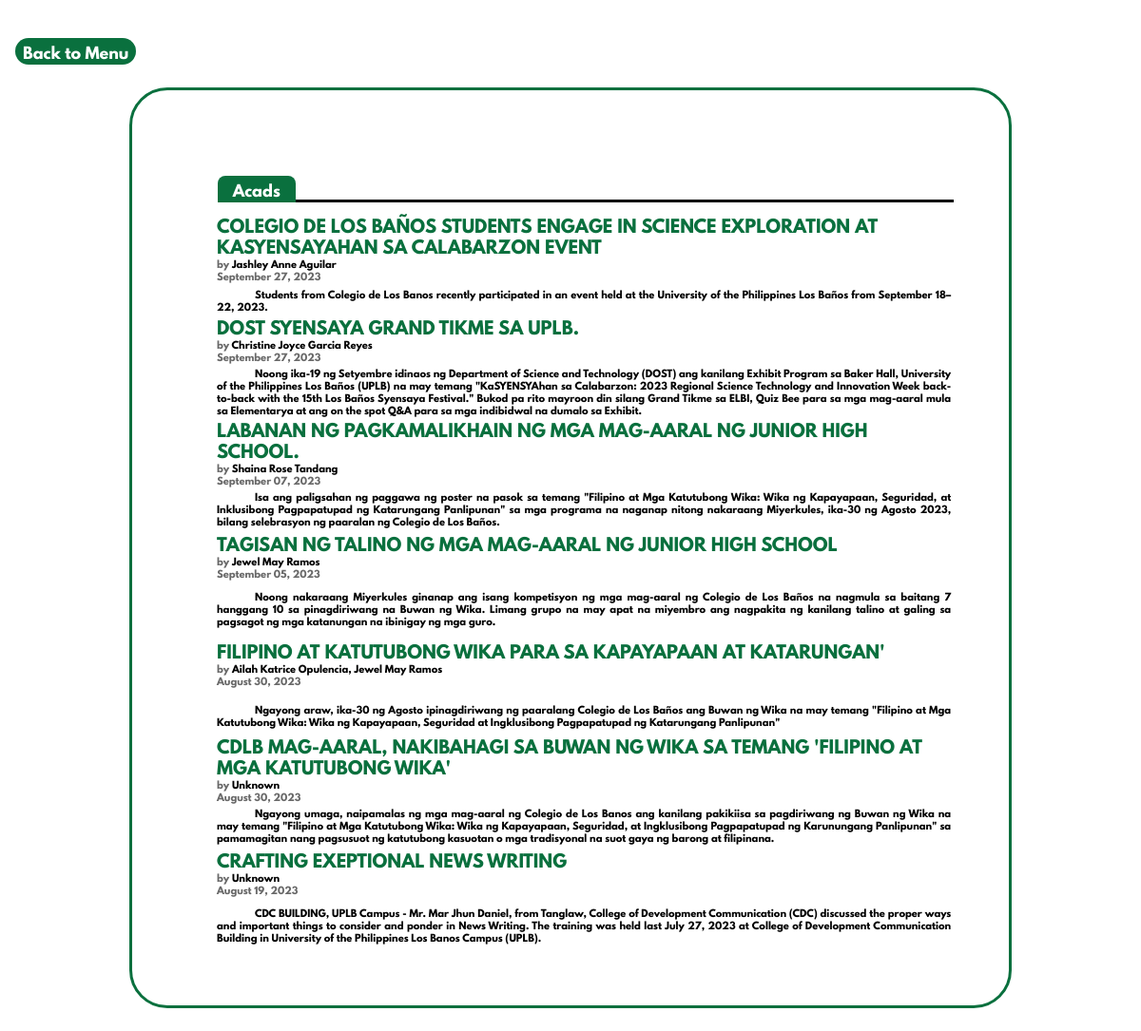
The app's page /CategoryArticles.php?category=Acads with its own data.
### tables this page shows
CREATE TABLE `upload` (
  `ID` int(11) NOT NULL,
  `Headline` varchar(200) NOT NULL,
  `Author` varchar(200) NOT NULL,
  `Category` enum('Acads','News','Sports','Events') NOT NULL,
  `Date_Published` date NOT NULL,
  `First_Paragraph` varchar(1000) NOT NULL,
  `Second_Paragraph` varchar(1000) DEFAULT NULL,
  `Third_Paragraph` varchar(1000) DEFAULT NULL,
  `Fourth_Paragraph` varchar(1000) DEFAULT NULL,
  `Fifth_Paragraph` varchar(1000) DEFAULT NULL,
  `Sixth_Paragraph` varchar(1000) DEFAULT NULL,
  `Seventh_Paragraph` varchar(1000) DEFAULT NULL,
  `Eighth_Paragraph` varchar(1000) DEFAULT NULL,
  `filename` varchar(100) NOT NULL
);

### CategoryArticles.php (the view, shortened to what this page needs)
<?php
include 'PHP/Connect.php';
if(isset($_GET['category'])) {
    $category = $_GET['category'];
?>
<!DOCTYPE html>
<html lang="en">
<head>
    <link rel="stylesheet" href="styles/Backgrond.css">
    <link rel="stylesheet" href="styles/Styles.css">
    <link rel="stylesheet" href="styles/menu.css">
</head>
<body>
    <a href="menu.php">
        <div class="back">
            Back to Menu
        </div>
    </a>
    <div class="container">
        <div class="container2">
            <div class="flex">
                <div class="header" id="LATESTNEWS"><a href="menu.php"><?php echo $category; ?></a></div>
                <div id="line"></div>
            </div>
            <div class="artlnk"></div>
            <?php
                $sql = "SELECT * FROM `upload` WHERE Category = ? ORDER BY Date_Published DESC LIMIT 10";
                $stmt = mysqli_prepare($conn, $sql);
                mysqli_stmt_bind_param($stmt, "s", $category);
                mysqli_stmt_execute($stmt);
                $result = mysqli_stmt_get_result($stmt);
                if(mysqli_num_rows($result) > 0) {
                    echo "<table>";
                    while($row_news = mysqli_fetch_assoc($result)) {
                        echo "<tr>";
                            echo "<td rowspan='2' class='img-cptn'></td>";
                            echo "<td>
                                    <a class='cptn' href='article.php?UploadID=" . $row_news['ID'] . "'>" . $row_news['Headline'] . "</a><br>
                                    <div class='details'> by <a href='Profile.php?author=" . $row_news['Author'] . "'>" . $row_news['Author'] . "</a> <br> " . date('F d, Y', strtotime($row_news['Date_Published'])) . "</div>
                                </td>";
                        echo "</tr>";
                        echo "<tr>";
                            echo "<td class='cptn2'>" . $row_news['First_Paragraph'] . "</td>";
                        echo "</tr>";
                    }
                    echo "</table>";
                } else {
                    echo "No records found";
                }
            ?>
        </div>
    </div>
</body>
</html>
<?php
} else {
    echo "Category parameter not set";
}
?>

### styles/Backgrond.css (style rules this page uses)
body { background-position:absolute; background-attachment: fixed; background-image: url(Background.webp); background-size: cover; animation: bg 500s infinite linear; }

### styles/Styles.css (style rules this page uses)
* { font-family: 'League'; }
body { margin: 0; padding: 0; }
a { text-decoration: none; }

### styles/menu.css (style rules this page uses)
.container { display: flex; margin: 0 auto; margin-top: 0; justify-content: center; padding: 2%; }
.header { margin-left:4vh; margin-top:4vh; padding-left: 2vh; padding-right: 2vh; padding-top: 1vh; background-color: #0A703E; height: fit-content; width: fit-content; border-radius: 1vh 1vh 0 0; color: white; }
.header a { color: white; }
.flex { display: flex; }
#line { width: 100%; border-bottom: solid 0.4vh #000000; left: 28vh; }
.artlnk { padding-top:1.5% ; padding-left: 3%; width: 100%; }
.img-cptn { width: 15vh; height: 13vh; }
.cptn { width: 100vh; height: 10px; font-size: 18px; text-transform: uppercase; color: #0A703E; }
.cptn2 { width: 114vh; height: auto; font-size: 13px; text-align: justify; text-justify: inter-word; text-indent: 5vh; }
.details { color: #696969; font-size: 10px; font-weight: lighter; }
a { color: #000000; }
table { margin-left: 3%; }
.container2 { margin: 0 auto; justify-content: center; padding: 5%; display: block; background-color: rgb(255, 255, 255, 0.75); border: 0.4vh #0A703E solid; border-radius: 5vh; height: auto; width: 70%; }
.container2 #line { width:100%; border-bottom: solid 0.4vh #000000; left: 28vh; }
.container2 .cptn2 { width: 100%; height: auto; font-size: 10px; text-align: justify; text-justify: inter-word; text-indent: 5vh; }
.back { background-color: #0A703E; padding: 1vh; padding-bottom: 0; color: #ffffff; border: #000000; border-radius: 2vh; width: max-content; margin: 2vh; margin-top: 5vh; margin-bottom: 0; transition: ease 0.3s; }

### records on screen
upload: Headline "COLEGIO DE LOS BAÑOS STUDENTS ENGAGE IN SCIENCE EXPLORATION AT KASYENSAYAHAN SA CALABARZON EVENT", Author "Jashley Anne Aguilar", Date_Published "September 27, 2023", First_Paragraph "Students from Colegio de Los Banos recently participated in an event held at the University of the Philippines Los Baños from September 18–22, 2023."
upload: Headline "DOST SYENSAYA GRAND TIKME SA UPLB.", Author "Christine Joyce Garcia Reyes", Date_Published "September 27, 2023", First_Paragraph "Noong ika-19 ng Setyembre idinaos ng Department of Science and Technology (DOST) ang kanilang Exhibit Program sa Baker Hall, University of the Philippines Los Baños (UPLB) na may temang \"KaSYENSYAhan sa Calabarzon: 2023 Regional Science Technology and Innovation Week back-to-back with the 15th Los Baños Syensaya Festival.\" Bukod pa rito mayroon din silang Grand Tikme sa ELBI, Quiz Bee para sa mga mag-aaral mula sa Elementarya at ang on the spot Q&A para sa mga indibidwal na dumalo sa Exhibit."
upload: Headline "LABANAN NG PAGKAMALIKHAIN NG MGA MAG-AARAL NG JUNIOR HIGH SCHOOL.", Author "Shaina Rose Tandang", Date_Published "September 07, 2023", First_Paragraph "Isa ang paligsahan ng paggawa ng poster na pasok sa temang \"Filipino at Mga Katutubong Wika: Wika ng Kapayapaan, Seguridad, at Inklusibong Pagpapatupad ng Katarungang Panlipunan\" sa mga programa na naganap nitong nakaraang Miyerkules, ika-30 ng Agosto 2023, bilang selebrasyon ng paaralan ng Colegio de Los Baños."
upload: Headline "TAGISAN NG TALINO NG MGA MAG-AARAL NG JUNIOR HIGH SCHOOL", Author "Jewel May Ramos", Date_Published "September 05, 2023", First_Paragraph "Noong nakaraang Miyerkules ginanap ang isang kompetisyon ng mga mag-aaral ng Colegio de Los Baños na nagmula sa baitang 7 hanggang 10 sa pinagdiriwang na Buwan ng Wika. Limang grupo na may apat na miyembro ang nagpakita ng kanilang talino at galing sa pagsagot ng mga katanungan na ibinigay ng mga guro."
upload: Headline "FILIPINO AT KATUTUBONG WIKA PARA SA KAPAYAPAAN AT KATARUNGAN'", Author "Ailah Katrice Opulencia, Jewel May Ramos", Date_Published "August 30, 2023", First_Paragraph "Ngayong araw, ika-30 ng Agosto ipinagdiriwang ng paaralang Colegio de Los Baños ang Buwan ng Wika na may temang \"Filipino at Mga Katutubong Wika: Wika ng Kapayapaan, Seguridad at Ingklusibong Pagpapatupad ng Katarungang Panlipunan\""
upload: Headline "CDLB MAG-AARAL, NAKIBAHAGI SA BUWAN NG WIKA SA TEMANG 'FILIPINO AT MGA KATUTUBONG WIKA'", Author "Unknown", Date_Published "August 30, 2023", First_Paragraph "Ngayong umaga, naipamalas ng mga mag-aaral ng Colegio de Los Banos ang kanilang pakikiisa sa pagdiriwang ng Buwan ng Wika na may temang \"Filipino at Mga Katutubong Wika: Wika ng Kapayapaan, Seguridad, at Ingklusibong Pagpapatupad ng Karunungang Panlipunan\" sa pamamagitan nang pagsusuot ng katutubong kasuotan o mga tradisyonal na suot gaya ng barong at filipinana."
upload: Headline "CRAFTING EXEPTIONAL NEWS WRITING", Author "Unknown", Date_Published "August 19, 2023", First_Paragraph "CDC BUILDING, UPLB Campus - Mr. Mar Jhun Daniel, from Tanglaw, College of Development Communication (CDC) discussed the proper ways and important things to consider and ponder in News Writing. The training was held last July 27, 2023 at College of Development Communication Building in University of the Philippines Los Banos Campus (UPLB)."

### other values on screen
$category "Acads"
